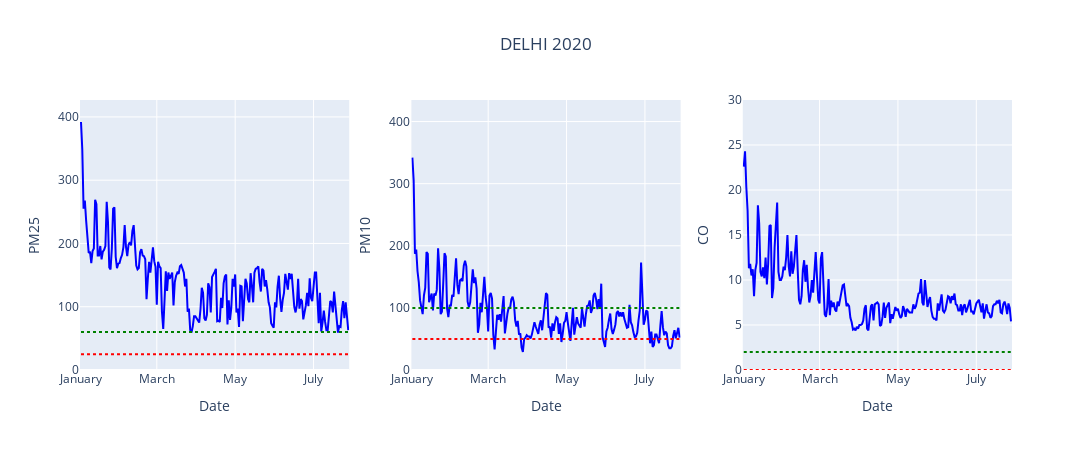

Source (notebook cell):
### Code cell
fig = make_subplots(
rows=1, cols=3,
#subplot_titles=imp_pollutant,
vertical_spacing=0.05
)
for m,i in enumerate(imp_pollutant):
    dfd=df_delhi[df_delhi['Specie'].isin([i])]
    #fig.add_trace(go.Scatter(x=dfd['Date_x'],y=dfd['median_x'],line_color='blue'),row=1,col=m+1)
    fig.add_trace(go.Scatter(x=dfd['Date_x'],y=dfd['median_y'],line_color='blue'),row=1,col=m+1)
    fig.update_xaxes(tickformat="%B",row=1,col=m+1)
    fig.add_shape(go.layout.Shape(type="line", x0=start, y0=pollutant_who[i], x1=end, y1=pollutant_who[i],
                                  line=dict(color='red', width=2,dash='dot'),),row=1,col=m+1)
    fig.add_shape(go.layout.Shape(type="line", x0=start, y0=pollutant_naaqs[i], x1=end, y1=pollutant_naaqs[i],
                                  line=dict(color='green', width=2,dash='dot'),),row=1,col=m+1)
    fig.update_yaxes(title=i.upper(),range=[0,dfd['median_x'].max() +dfd['median_x'].mean()/10], row=1, col=m+1)
    fig.update_xaxes(title_text="Date", row=1, col=m+1)
fig.update_layout(title='DELHI 2020',title_x=0.5,height=450,width=1300,showlegend=False)
fig.show()
fig.write_image(f'images/19vs20_20_delhi.png')
py.plot(fig, filename='19vs20_delhi20',auto_open=True)

### Figure 1 — Plotly figure (JSON) as saved in the notebook; plotly's stock layout.template omitted (floating-point values rounded to 4 significant figures; data arrays with more than 128 entries replaced by an {"elided": "..."} marker saying what was removed)
{"data": [{"line": {"color": "blue"}, "type": "scatter", "x": {"elided": "208 str values"}, "xaxis": "x", "y": {"elided": "208 int values"}, "yaxis": "y"}, {"line": {"color": "blue"}, "type": "scatter", "x": {"elided": "208 str values"}, "xaxis": "x2", "y": {"elided": "208 int values"}, "yaxis": "y2"}, {"line": {"color": "blue"}, "type": "scatter", "x": {"elided": "208 str values"}, "xaxis": "x3", "y": {"elided": "208 float values"}, "yaxis": "y3"}], "layout": {"height": 450, "shapes": [{"line": {"color": "red", "dash": "dot", "width": 2}, "type": "line", "x0": "2019-01-01", "x1": "2019-07-28", "xref": "x", "y0": 25, "y1": 25, "yref": "y"}, {"line": {"color": "green", "dash": "dot", "width": 2}, "type": "line", "x0": "2019-01-01", "x1": "2019-07-28", "xref": "x", "y0": 60, "y1": 60, "yref": "y"}, {"line": {"color": "red", "dash": "dot", "width": 2}, "type": "line", "x0": "2019-01-01", "x1": "2019-07-28", "xref": "x2", "y0": 50, "y1": 50, "yref": "y2"}, {"line": {"color": "green", "dash": "dot", "width": 2}, "type": "line", "x0": "2019-01-01", "x1": "2019-07-28", "xref": "x2", "y0": 100, "y1": 100, "yref": "y2"}, {"line": {"color": "red", "dash": "dot", "width": 2}, "type": "line", "x0": "2019-01-01", "x1": "2019-07-28", "xref": "x3", "y0": 0, "y1": 0, "yref": "y3"}, {"line": {"color": "green", "dash": "dot", "width": 2}, "type": "line", "x0": "2019-01-01", "x1": "2019-07-28", "xref": "x3", "y0": 2, "y1": 2, "yref": "y3"}], "showlegend": false, "title": {"text": "DELHI 2020", "x": 0.5}, "width": 1300, "xaxis": {"anchor": "y", "autorange": true, "domain": [0, 0.2889], "range": ["2018-12-31 08:44:58.167", "2019-07-28 15:15:01.833"], "tickformat": "%B", "title": {"text": "Date"}, "type": "date"}, "xaxis2": {"anchor": "y2", "autorange": true, "domain": [0.3556, 0.6444], "range": ["2018-12-31 08:44:58.167", "2019-07-28 15:15:01.833"], "tickformat": "%B", "title": {"text": "Date"}, "type": "date"}, "xaxis3": {"anchor": "y3", "autorange": true, "domain": [0.7111, 1], "range": ["2018-12-31 08:44:58.167", "2019-07-28 15:15:01.833"], "tickformat": "%B", "title": {"text": "Date"}, "type": "date"}, "yaxis": {"anchor": "x", "domain": [0, 1], "range": [0, 426.7], "title": {"text": "PM25"}, "type": "linear"}, "yaxis2": {"anchor": "x2", "domain": [0, 1], "range": [0, 434.7], "title": {"text": "PM10"}, "type": "linear"}, "yaxis3": {"anchor": "x3", "domain": [0, 1], "range": [0, 30.0], "title": {"text": "CO"}, "type": "linear"}}}
